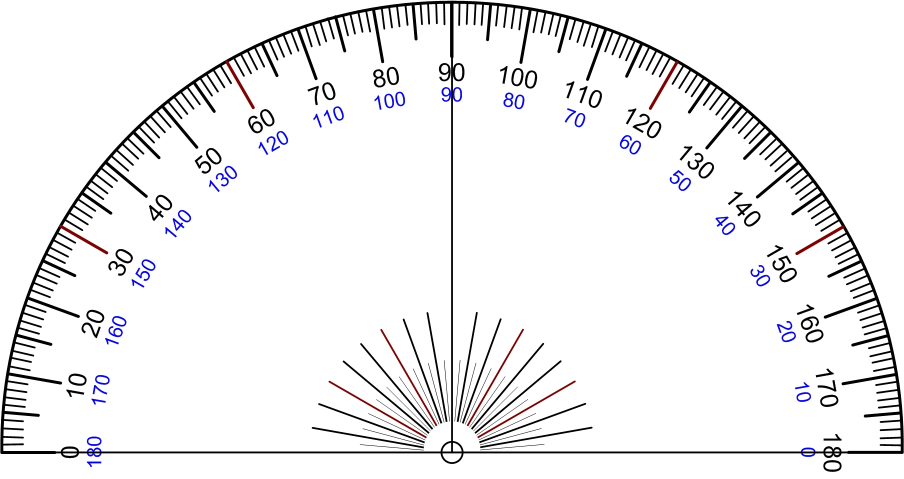
#> input picture Angles/images/protractor.jpg, 1808 x 957 px (shown at 1/2 size)
$ python get_angle.py
#> lines starting #> are read from the running program, lines starting #| are printed output that depends on the picture
import cv2 as cv
import numpy as np


def getAngle(points):
    p1, p2, p3 = points

    p21 = [p2[0] - p1[0], p2[1] - p1[1]]
    p31 = [p3[0] - p1[0], p3[1] - p1[1]]

    cosine_angle = np.dot(p21, p31) / (np.linalg.norm(p21) * np.linalg.norm(p31))
    angle = np.degrees(np.arccos(cosine_angle))

    print(p1)
    cv.putText(img, str(round(angle)), tuple(p3), cv.FONT_HERSHEY_SIMPLEX, 1, (255, 0, 0), 2)


points = []
def getPositionMouse(event, x, y, flags, params):
    global points
    if event == cv.EVENT_LBUTTONDOWN:
        points.append([x, y])
        cv.circle(img, tuple(points[-1]), 5, (0, 0, 255), -1)
        if len(points) > 1:
            cv.line(img, tuple(points[0]), (x, y), (0, 0, 255), 3)
        if len(points) >= 3:
            getAngle(points)
            points = []


img = cv.imread('images/protractor.jpg')
#> img is the input picture: shape (957, 1808, 3); mean B, G, R 240.5, 239.4, 239.8
img = cv.resize(img, (int(img.shape[1]*.3), int(img.shape[0]*.3)))
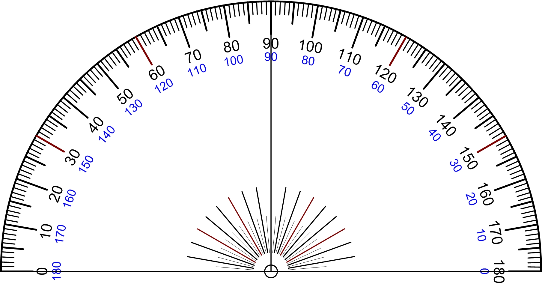
#> img: shape (287, 542, 3); mean B, G, R 240.6, 239.5, 239.9
while True:
    cv.imshow('Image', img)
    cv.setMouseCallback('Image', getPositionMouse)

    if cv.waitKey(20) & 0xff == ord('d'):
#> (key Esc is pressed here)
        break

cv.destroyAllWindows()

$ run again, with Angles/images/angles.jpg copied over Angles/images/protractor.jpg
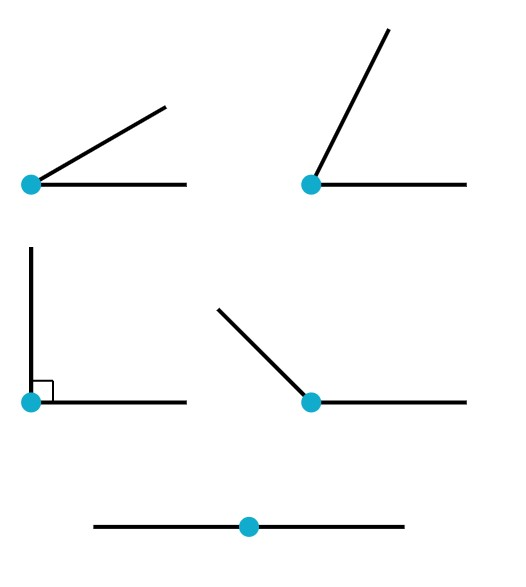
#> input picture Angles/images/angles.jpg, 526 x 587 px
#> img is the input picture: shape (587, 526, 3); mean B, G, R 249.8, 249.7, 248.9
#> `img = cv.resize(img, (int(img.shape[1]*.3), int(img.shape[0]*.3)))`:
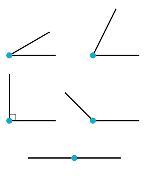
#> img: shape (176, 157, 3); mean B, G, R 249.8, 249.6, 248.8
